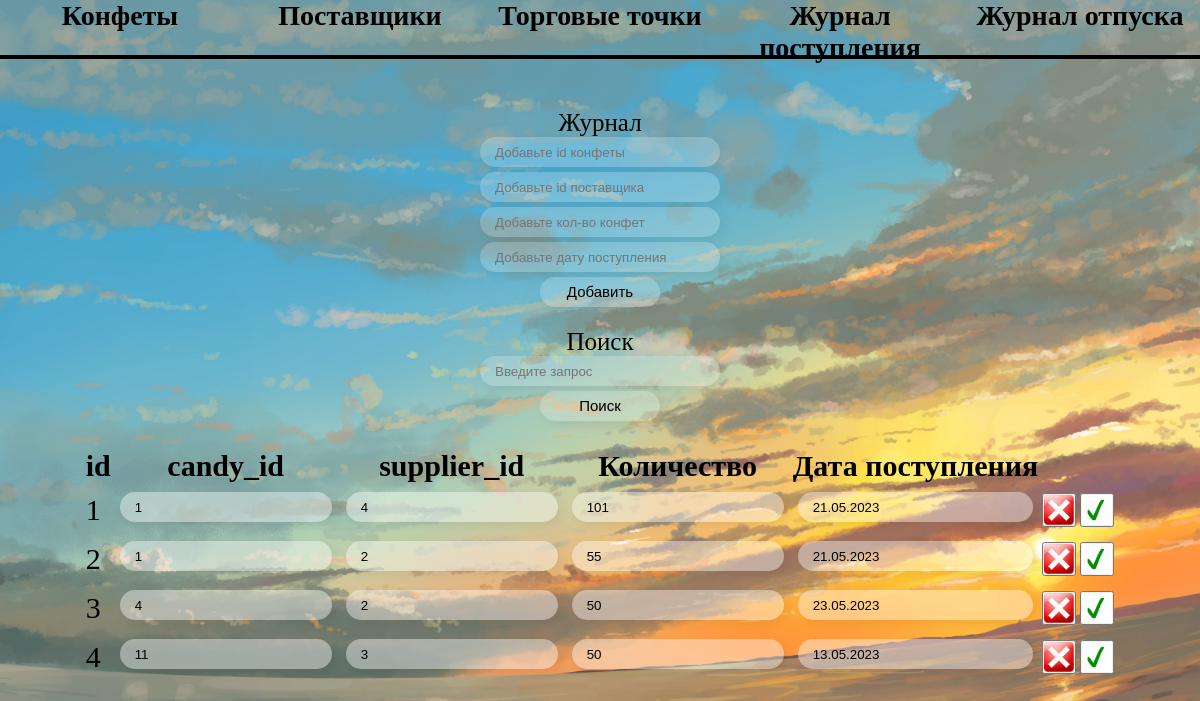
The page /ProductReceipt.php on the database its author committed.
### tables this page shows
CREATE TABLE `ProductReceipt` (
  `id` int NOT NULL,
  `candy_id` int NOT NULL,
  `supplier_id` int NOT NULL,
  `amount` int NOT NULL,
  `date_received` varchar(30) NOT NULL
);

### ProductReceipt.php (the view, shortened to what this page needs)
<link rel="stylesheet" href="style/style.css">
<div class="Headings">
    <div class="Item-Headings">
        <a href="candies.php">Конфеты</a>
    </div>
    <div class="Item-Headings">
        <a href="suppliers.php">Поставщики</a>
    </div>
    <div class="Item-Headings">
        <a href="stores.php">Торговые точки</a>
    </div>
    <div class="Item-Headings">
        <a href="ProductReceipt.php">Журнал поступления</a>
    </div>
    <div class="Item-Headings">
        <a href="ProductRelease.php">Журнал отпуска</a>
    </div>
</div>
<div class="wrap">
    <div class="formWrap">
        <form id="formAdd" action="" method="POST" class="formStyle">
            <label for="candie">Журнал</label><br>
            <input class="inputStyle" type="text" name="candy_id" placeholder="Добавьте id конфеты" id="candy_id">
            <br>
            <input class="inputStyle" type="text" name="supplier_id" placeholder="Добавьте id поставщика" id="supplier_id">
            <br>
            <input class="inputStyle" type="text" name="amount" placeholder="Добавьте кол-во конфет" id="amount">
            <br>
            <input class="inputStyle" type="text" name="date_received" placeholder="Добавьте дату поступления" id="date_received">
            <br>
            <input type="submit" value="Добавить" class="input-button inputStyle">
        </form>
        <form id="fordSearch" action="" method="POST" class="formStyle">
            <label for="search">Поиск</label><br>
            <input class="inputStyle" type="text" name="search" placeholder="Введите запрос" id="search">
            <br>
            <input type="submit" value="Поиск" class="input-button inputStyle">
        </form>
    </div>
</div>
<?php
$user = 'root';
$pass = '';
$db = new PDO('mysql:host=localhost;dbname=myDB', $user, $pass, array(PDO::ATTR_PERSISTENT => true));
if(!empty($_POST['search'])){
    try {
        $request = $_POST['search'];
        $stmt = $db->prepare("SELECT * FROM ProductReceipt WHERE candy_id LIKE '%$request%' or supplier_id like '%$request%' or amount LIKE '%$request%' or date_received LIKE '%$request%'");
        $stmt->execute();
        $values = $stmt->fetchAll(PDO::FETCH_ASSOC);
        $search = 1;
    } catch (PDOException $e) {
        exit();
    }
}
else{
    try {
        $stmt = $db->prepare("SELECT * FROM ProductReceipt");
        $stmt->execute();
        $values = $stmt->fetchAll(PDO::FETCH_ASSOC);
    } catch (PDOException $e) {
        exit();
    }
}
?>
<div class="tableWrap">
    <table>
    <thead>
        <tr>
            <th>id</th>
            <th>candy_id</th>
            <th>supplier_id</th>
            <th>Количество</th>
            <th>Дата поступления</th>
        </tr>
    </thead>
    <tbody>
        <?php foreach ($values as $row): ?>
            <form action="" method="POST">
                <tr>
                <td><?php print($row['id']); ?></td>
                <td><div class="inputTable"><input  class="inputStyleTable" type="text" name="candy_id<?php print($row['id']) ?>" value="<?php print($row['candy_id']); ?>" readonly="readonly"></div></td>
                <td><div class="inputTable"><input  class="inputStyleTable" type="text" name="supplier_id<?php print($row['id']) ?>" value="<?php print($row['supplier_id']); ?>" readonly="readonly"></div></td>
                <td><div class="inputTable"><input  class="inputStyleTable" type="text" name="amount<?php print($row['id']) ?>" value="<?php print($row['amount']); ?>"></div></td>
                <td><div class="inputTable"><input  class="inputStyleTable" type="text" name="date_received<?php print($row['id']) ?>" value="<?php print($row['date_received']); ?>"></div></td>
                <td><button type="submit" name="action" value="delete<?php print($row['id']) ?>"><img src="images/RedCross.png" alt="Error" title="Удалить"></button></td>
                <td><button type="submit" name="action" value="save<?php print($row['id']) ?>"><img src="images/GreenCheckMark.jpg" alt="Error"title="Сохранить"></button></td>
                </tr>
            </form>
        <?php endforeach; ?>
    </tbody>
    </table>
</div>

### style/style.css (style rules this page uses)
table { font-size: 30px; }
img { width: 30px; height: 30px; }
button { padding: 0; }
.Headings { display: flex; justify-content: space-evenly; width: 100%; height: 55px; border-bottom: 4px solid black; }
a { text-decoration: none; color: black; font-weight: 900; font-family: cursive; }
.Item-Headings { width: 100%; height: 100%; font-size: 28px; text-align: center; }
.wrap { margin-top: 50px; width: 100%; text-align: center; }
.formWrap { margin-left: auto; margin-right: auto; }
label { font-size: 25px; font-family: segoe print; }
.inputStyle { width:20%; resize: vertical; padding:15px; border-radius:15px; border:0; box-shadow:4px 4px 10px rgba(0,0,0,0.06); height:15px; margin-bottom: 5px; background-color: rgba(255, 255, 255, 0.2); }
.inputStyleTable { width:100%; resize: vertical; padding:15px; border-radius:15px; border:0; box-shadow:4px 4px 10px rgba(0,0,0,0.06); height:15px; margin-bottom: 5px; background-color: rgba(255, 255, 255, 0.4); margin-right: 5px; }
.input-button { width: 10%; line-height: 0; text-align: center; font-size: 15px; }
.tableWrap { width: 100%; margin-top: 20px; }
table { margin-left: auto; margin-right: auto; }
.inputTable { text-align: center; line-height: 0; margin: 5px; }

### rows shown on the page
productreceipt: id "1", id+candy "1", supplier "4", amount "101", date_received "21.05.2023"
productreceipt: id "2", candy "1", id+supplier "2", amount "55", date_received "21.05.2023"
productreceipt: id "3", candy "4", supplier "2", amount "50", date_received "23.05.2023"
productreceipt: id "4", candy "11", supplier "3", amount "50", date_received "13.05.2023"
